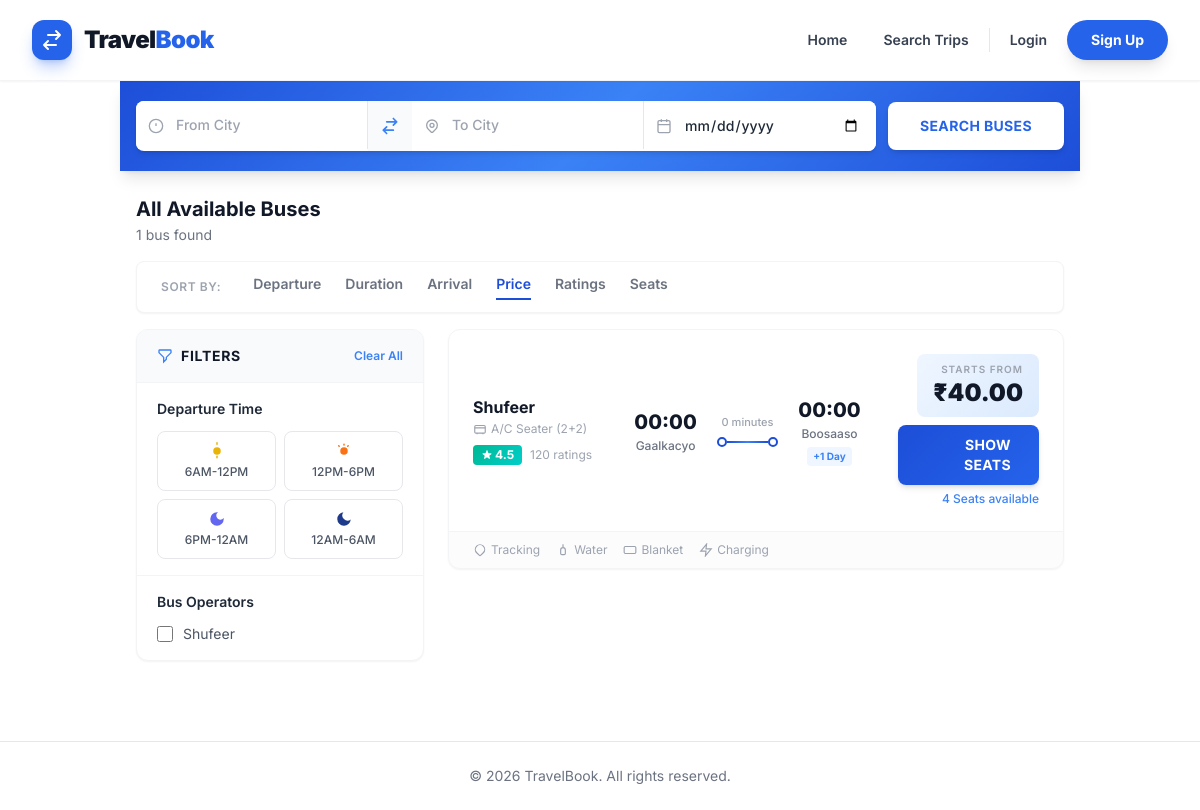
Before: /listing/search/ with the older database file.
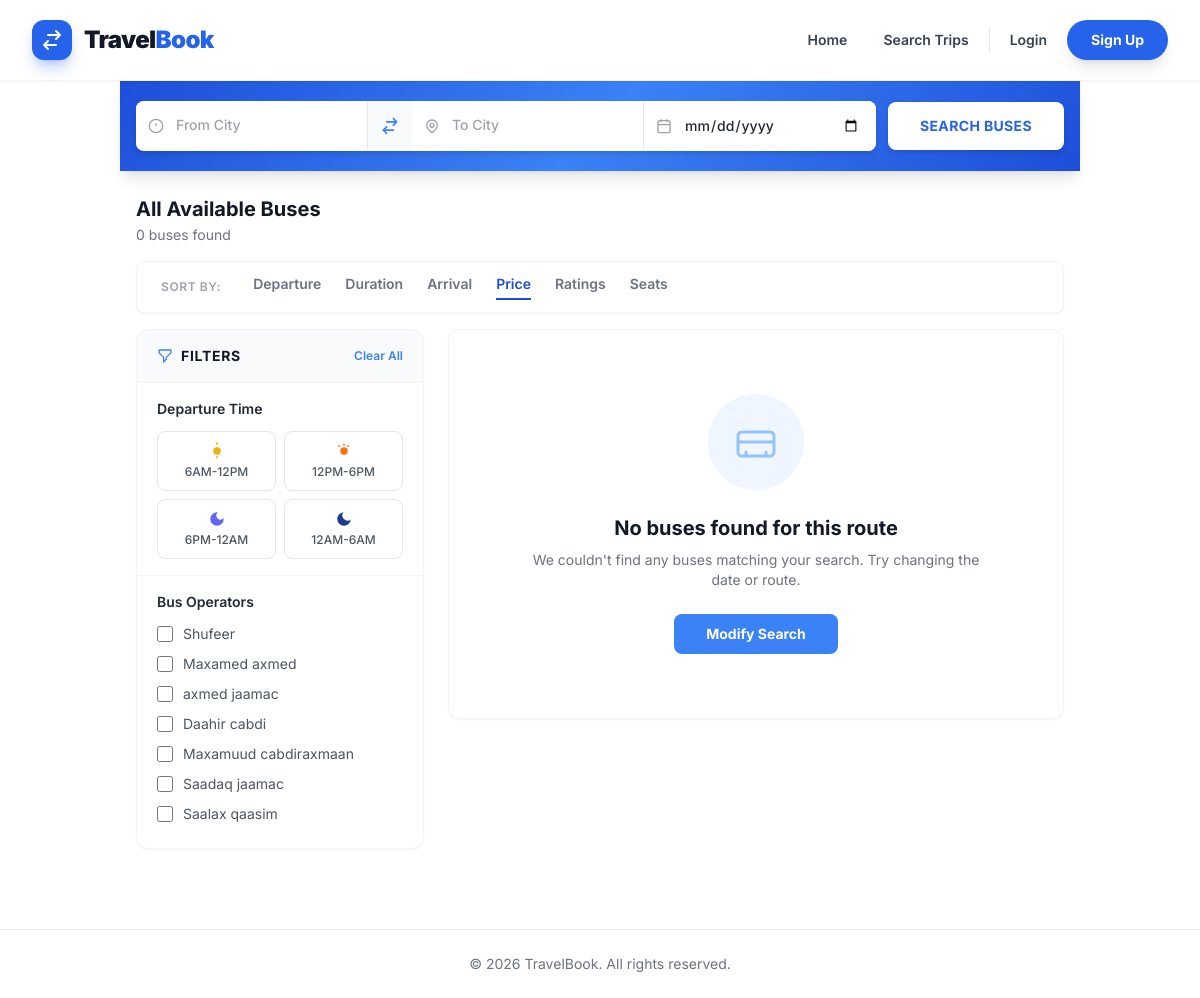
After: the same page with the newer database file.
### listing/models.py (models this page shows, shortened)
class BusOperator(models.Model):
    name = models.CharField(max_length=255)
    contact_email = models.EmailField()
    phone_number = models.CharField(max_length=20)
    created_at = models.DateTimeField(auto_now_add=True)

class Trip(models.Model):
    bus = models.ForeignKey(Bus, on_delete=models.CASCADE, related_name='trips')
    route = models.ForeignKey(Route, on_delete=models.CASCADE, related_name='trips')
    departure_time = models.DateTimeField()
    arrival_time = models.DateTimeField()
    price = models.DecimalField(max_digits=10, decimal_places=2)
    def get_booked_seats(self):
        return Seat.objects.filter(booking__trip=self, booking__status__in=['CONFIRMED', 'PENDING'])
    def get_available_seats(self):
        booked_seats = self.get_booked_seats()
        return self.bus.seats.exclude(id__in=booked_seats.values_list('id', flat=True))

class Bus(models.Model):
    operator = models.ForeignKey(BusOperator, on_delete=models.CASCADE, related_name='buses')
    registration_number = models.CharField(max_length=50, unique=True)
    capacity = models.PositiveIntegerField()
    class Meta:
        verbose_name_plural = "Buses"

class Route(models.Model):
    origin = models.CharField(max_length=255)
    destination = models.CharField(max_length=255)

### listing/views.py (the view, shortened to what this page needs)
# urls.py: path('search/', views.trip_search_view, name='search'),
def trip_search_view(request):
    origin = request.GET.get('origin', '')
    destination = request.GET.get('destination', '')
    date_str = request.GET.get('date', '')
    time_filter = request.GET.getlist('time_filter') # e.g. ['morning', 'afternoon']
    operator_filter = request.GET.getlist('operator_filter') # e.g. ['1', '3']
    trips = Trip.objects.filter(departure_time__gte=timezone.now()).order_by('departure_time')
    if origin:
        trips = trips.filter(route__origin__icontains=origin)
    if destination:
        trips = trips.filter(route__destination__icontains=destination)
    if date_str:
        trips = trips.filter(departure_time__date=date_str)
    if operator_filter:
        trips = trips.filter(bus__operator__id__in=operator_filter)
    for trip in trips:
        trip.available_seats_count = trip.get_available_seats().count()
    origins = Route.objects.values_list('origin', flat=True).distinct()
    destinations = Route.objects.values_list('destination', flat=True).distinct()
    operators = BusOperator.objects.all()
    context = {
        'trips': trips,
        'search_origin': origin,
        'search_destination': destination,
        'search_date': date_str,
        'selected_times': time_filter,
        'selected_operators': [int(o) for o in operator_filter if o.isdigit()],
        'origins': origins,
        'destinations': destinations,
        'operators': operators,
    }
    return render(request, 'listing/search_results.html', context)

### listing/templates/listing/search_results.html (shortened to what the changed rows need)
{% extends 'base.html' %}
{% block content %}
<div class="max-w-6xl mx-auto px-4 mt-6 mb-4">
    <div class="flex flex-col sm:flex-row sm:items-center sm:justify-between gap-2">
        <div>
            <h1 class="text-xl font-bold text-gray-900 flex items-center gap-2">
                {% if search_origin and search_destination %}
                <span>{{ search_origin }}</span>
                <svg class="w-5 h-5 text-blue-500" fill="none" stroke="currentColor" stroke-width="2" viewBox="0 0 24 24"><path stroke-linecap="round" stroke-linejoin="round" d="M17 8l4 4m0 0l-4 4m4-4H3"/></svg>
                <span>{{ search_destination }}</span>
                {% else %}
                All Available Buses
                {% endif %}
            </h1>
            <p class="text-sm text-gray-500 mt-0.5">{{ trips|length }} bus{{ trips|length|pluralize:"es" }} found</p>
        </div>
    </div>
</div>
<div class="max-w-6xl mx-auto px-4 pb-12">
    <div class="flex flex-col lg:flex-row gap-6">
        <div class="w-full lg:w-72 flex-shrink-0">
            <form id="filter-form" action="{% url 'listing:search' %}" method="GET"
                class="bg-white rounded-xl shadow-sm border border-gray-100 sticky top-24 overflow-hidden">
                <div class="flex justify-between items-center px-5 py-4 border-b border-gray-100 bg-gray-50">
                    <h2 class="font-bold text-gray-900 text-sm uppercase tracking-wider flex items-center gap-2">
                        <svg class="w-4 h-4 text-blue-500" fill="none" stroke="currentColor" stroke-width="2" viewBox="0 0 24 24"><path stroke-linecap="round" d="M3 4a1 1 0 011-1h16a1 1 0 011 1v2.586a1 1 0 01-.293.707l-6.414 6.414a1 1 0 00-.293.707V17l-4 4v-6.586a1 1 0 00-.293-.707L3.293 7.293A1 1 0 013 6.586V4z"/></svg>
                        Filters
                    </h2>
                </div>
                <div class="filter-section px-5 py-4">
                    <div class="space-y-2.5 max-h-52 overflow-y-auto pr-1">
                        {% for operator in operators %}
                        <label class="flex items-center text-sm text-gray-600 hover:text-gray-900 cursor-pointer group">
                            <input type="checkbox" name="operator_filter" value="{{ operator.id }}"
                                class="mr-2.5 w-4 h-4 rounded border-gray-300 text-blue-600 focus:ring-blue-500"
                                {% if operator.id in selected_operators %}checked{% endif %} onchange="this.form.submit()">
                            <span class="group-hover:text-blue-600 transition-colors">{{ operator.name }}</span>
                        </label>
                        {% endfor %}
                    </div>
                </div>
            </form>
        </div>
        <div class="flex-1 space-y-4">
            {% if trips %}
            {% for trip in trips %}
            <div class="bus-card bg-white rounded-xl shadow-sm border border-gray-100 overflow-hidden fade-in" style="animation-delay: calc({{ forloop.counter0 }} * 100ms);">
                <div class="p-5 md:p-6">
                    <div class="flex flex-col md:flex-row md:items-center justify-between gap-5">
                        <div class="md:w-[22%]">
                            <h3 class="font-bold text-gray-900 text-base leading-tight">{{ trip.bus.operator.name }}</h3>
                            <p class="text-xs text-gray-400 mt-1 flex items-center gap-1">
                                <svg class="w-3.5 h-3.5" fill="none" stroke="currentColor" stroke-width="2" viewBox="0 0 24 24"><rect x="3" y="6" width="18" height="13" rx="2"/><path d="M3 10h18M7 19v2M17 19v2"/></svg>
                                A/C Seater (2+2)
                            </p>
                            <div class="flex items-center gap-2 mt-2">
                                <span class="rating-badge text-white text-xs font-bold px-2 py-0.5 rounded flex items-center gap-0.5">
                                    4.5
                                </span>
                                <span class="text-xs text-gray-400">120 ratings</span>
                            </div>
                        </div>
                        <div class="md:w-[40%] flex items-center gap-3">
                            <div class="text-center min-w-[60px]">
                                <p class="text-xl font-extrabold text-gray-900">{{ trip.departure_time|time:"H:i" }}</p>
                                <p class="text-xs font-medium text-gray-500 mt-0.5">{{ trip.route.origin }}</p>
                            </div>
                            <div class="flex-1 flex flex-col items-center px-2">
                                <p class="text-[11px] text-gray-400 font-medium mb-1.5">
                                    {% if trip.arrival_time > trip.departure_time %}
                                    {{ trip.departure_time|timeuntil:trip.arrival_time }}
                                    {% else %}
                                    Overnight
                                    {% endif %}
                                </p>
                                <div class="w-full flex items-center">
                                    <div class="timeline-dot rounded-full flex-shrink-0"></div>
                                    <div class="timeline-line flex-1"></div>
                                    <div class="timeline-dot rounded-full flex-shrink-0"></div>
                                </div>
                            </div>
                            <div class="text-center min-w-[60px]">
                                <p class="text-xl font-extrabold text-gray-900">{{ trip.arrival_time|time:"H:i" }}</p>
                                <p class="text-xs font-medium text-gray-500 mt-0.5">{{ trip.route.destination }}</p>
                                {% if trip.arrival_time.date > trip.departure_time.date %}
                                <span class="inline-block text-[10px] text-blue-500 font-bold bg-blue-50 px-1.5 py-0.5 rounded mt-0.5">+1 Day</span>
                                {% endif %}
                            </div>
                        </div>
                        <div class="md:w-[25%] flex flex-col items-end text-right">
                            <div class="price-tag rounded-lg px-4 py-2 mb-2">
                                <p class="text-[10px] text-gray-400 uppercase tracking-widest font-semibold">Starts from</p>
                                <p class="text-2xl font-black text-gray-900">₹{{ trip.price }}</p>
                            </div>
                            {% if trip.available_seats_count > 0 %}
                            <a href="{% url 'listing:trip_detail' trip.id %}"
                                class="before:absolute before:inset-0 view-seats-btn inline-block text-white font-bold py-2.5 px-7 rounded-lg text-sm shadow-md tracking-wide">
                                SHOW SEATS
                            </a>
                            <p class="text-xs mt-1.5 font-medium {% if trip.available_seats_count <= 5 %}text-blue-500 pulse-seats{% else %}text-green-600{% endif %}">
                                {{ trip.available_seats_count }} Seat{{ trip.available_seats_count|pluralize }} available
                            </p>
                            {% else %}
                            <button disabled class="bg-gray-200 text-gray-500 font-bold py-2.5 px-7 rounded-lg cursor-not-allowed text-sm">
                                SOLD OUT
                            </button>
                            {% endif %}
                        </div>
                    </div>
                </div>
                <div class="border-t border-gray-100 px-5 md:px-6 py-2.5 flex items-center justify-between bg-gray-50/50">
                    <div class="flex items-center gap-4 text-xs text-gray-400">
                        <span class="flex items-center gap-1" title="Live Tracking">
                            <svg class="w-3.5 h-3.5" fill="none" stroke="currentColor" stroke-width="2" viewBox="0 0 24 24"><path stroke-linecap="round" d="M17.657 16.657L13.414 20.9a2 2 0 01-2.828 0l-4.243-4.243a8 8 0 1111.314 0z"/></svg>
                            Tracking
                        </span>
                        <span class="flex items-center gap-1" title="Water Bottle">
                            <svg class="w-3.5 h-3.5" fill="none" stroke="currentColor" stroke-width="2" viewBox="0 0 24 24"><path d="M12 2v6m0 0a4 4 0 014 4v6a2 2 0 01-2 2h-4a2 2 0 01-2-2v-6a4 4 0 014-4z"/></svg>
                            Water
                        </span>
                        <span class="flex items-center gap-1" title="Blankets">
                            <svg class="w-3.5 h-3.5" fill="none" stroke="currentColor" stroke-width="2" viewBox="0 0 24 24"><rect x="2" y="6" width="20" height="12" rx="2"/></svg>
                            Blanket
                        </span>
                        <span class="flex items-center gap-1" title="Charging Point">
                            <svg class="w-3.5 h-3.5" fill="none" stroke="currentColor" stroke-width="2" viewBox="0 0 24 24"><path stroke-linecap="round" d="M13 2L3 14h9l-1 8 10-12h-9l1-8z"/></svg>
                            Charging
                        </span>
                    </div>
                </div>
            </div>
            {% endfor %}
            {% else %}
            <div class="bg-white rounded-xl shadow-sm border border-gray-100 p-16 text-center fade-in">
                <div class="w-24 h-24 mx-auto mb-6 bg-blue-50 rounded-full flex items-center justify-center">
                    <svg class="w-12 h-12 text-blue-300" fill="none" stroke="currentColor" stroke-width="1.5" viewBox="0 0 24 24">
                        <path stroke-linecap="round" d="M8 7h.01M12 7h.01M16 7h.01M3 12h18M5 7h14a2 2 0 012 2v8a2 2 0 01-2 2H5a2 2 0 01-2-2V9a2 2 0 012-2z"/>
                        <path stroke-linecap="round" d="M7 17v2M17 17v2"/>
                    </svg>
                </div>
                <h3 class="text-xl font-bold text-gray-900 mb-2">No buses found for this route</h3>
                <p class="text-gray-500 text-sm max-w-md mx-auto">We couldn't find any buses matching your search. Try changing the date or route.</p>
                <a href="{% url 'listing:search' %}" class="inline-block mt-6 bg-blue-500 hover:bg-blue-600 text-white font-bold py-2.5 px-8 rounded-lg transition text-sm">
                    Modify Search
                </a>
            </div>
            {% endif %}
        </div>
    </div>
</div>
{% endblock %}

Changed rows visible on the page:
no longer on this page (row edited): Trip: bus.operator.name "Shufeer", departure_time "00:00", route.origin "Gaalkacyo", departure_time "0 minutes", arrival_time "00:00", route.destination "Boosaaso", shows "+1 Day", price "40.00", available_seats_count "4"
added BusOperator: name "Maxamed axmed"
added BusOperator: name "axmed jaamac"
added BusOperator: name "Daahir cabdi"
added BusOperator: name "Maxamuud cabdiraxmaan"
added BusOperator: name "Saadaq jaamac"
added BusOperator: name "Saalax qaasim"
Other visible differences:
{{ trips|length }}: "1" → "0"
text now shown: "No buses found for this route We couldn't find any buses matching your search. Try changing the date or route. Modify Search"
